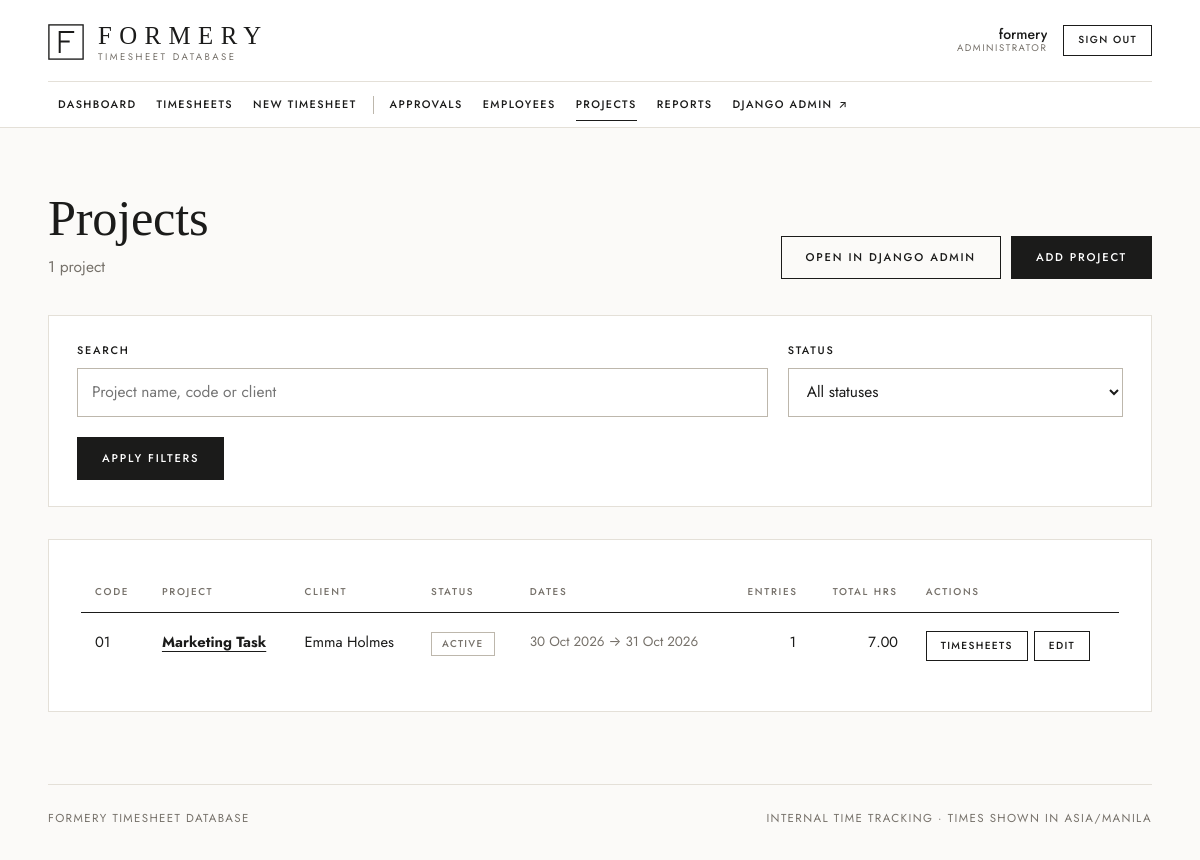
Page /projects/ (signed in) on the committed database.
### timesheets/models.py (models this page shows, shortened)
class Project(models.Model):
    class Status(models.TextChoices):
        ACTIVE = "active", "Active"
        ON_HOLD = "on_hold", "On hold"
        COMPLETED = "completed", "Completed"
        ARCHIVED = "archived", "Archived"
    name = models.CharField(max_length=150)
    code = models.CharField(max_length=30, unique=True)
    client_name = models.CharField(max_length=150, blank=True)
    description = models.TextField(blank=True)
    start_date = models.DateField(null=True, blank=True)
    end_date = models.DateField(null=True, blank=True)
    status = models.CharField(max_length=20, choices=Status.choices, default=Status.ACTIVE)
    created_at = models.DateTimeField(auto_now_add=True)
    class Meta:
        ordering = ["name"]
        indexes = [models.Index(fields=["status"])]
        constraints = [
            models.CheckConstraint(
                condition=Q(start_date__isnull=True)
                | Q(end_date__isnull=True)
                | Q(end_date__gte=F("start_date")),
                name="project_end_after_start",
            ),
        ]

### timesheets/views.py (the view)
# urls.py: path("projects/", views.project_list, name="project_list"),
@admin_required
def project_list(request):
    projects = Project.objects.annotate(
        entry_count=Count("entries"),
        total_hours=Sum(
            F("entries__regular_hours") + F("entries__overtime_hours"),
            output_field=DecimalField(max_digits=10, decimal_places=2),
        ),
    )
    q = (request.GET.get("q") or "").strip()
    status = request.GET.get("status", "")
    for token in q.split()[:5]:
        projects = projects.filter(
            Q(name__icontains=token) | Q(code__icontains=token) | Q(client_name__icontains=token)
        )
    if status in Project.Status.values:
        projects = projects.filter(status=status)
    else:
        status = ""
    page = _paginate(request, projects.order_by("name"))
    return render(request, "timesheets/project_list.html", {
        "page": page, "projects": page.object_list, "q": q, "status": status,
        "status_choices": Project.Status.choices, "filtered": bool(q or status),
    })

### timesheets/permissions.py (called while the page is built)
def is_admin(user):
    return bool(
        user is not None
        and user.is_authenticated
        and user.is_active
        and (user.is_staff or user.is_superuser)
    )

def admin_required(view_func):
    @wraps(view_func)
    def checked(request, *args, **kwargs):
        if not is_admin(request.user):
            raise PermissionDenied("Administrator access is required.")
        return view_func(request, *args, **kwargs)
    return login_required(checked)

### timesheets/templatetags/ts_extras.py (called while the page is built)
@register.filter
def hrs(value):
    if value is None or value == "":
        return "0.00"
    try:
        return f"{Decimal(value):,.2f}"
    except Exception:
        return str(value)

@register.filter
def person(user):
    if user is None:
        return "-"
    return user.get_full_name() or user.get_username()

### timesheets/views.py (called while the page is built)
def _paginate(request, queryset, per_page=None):
    paginator = Paginator(queryset, per_page or settings.PAGE_SIZE)
    return paginator.get_page(request.GET.get("page"))

### templates/timesheets/project_list.html (shortened to what this page needs)
{% extends "base.html" %}
{% load ts_extras %}
{% block page_title %}Projects{% endblock %}
{% block page_subtitle %}<p class="muted">{{ page.paginator.count }} project{{ page.paginator.count|pluralize }}</p>{% endblock %}
{% block page_actions %}
  <a class="btn btn-ghost" href="{% url 'admin:timesheets_project_changelist' %}">Open in Django Admin</a>
  <a class="btn btn-primary" href="{% url 'project_create' %}">Add project</a>
{% endblock %}
{% block content %}
<form method="get" class="card filters" role="search">
  <div class="filter-grid">
    <div class="field field-wide"><label for="q">Search</label><input type="text" id="q" name="q" value="{{ q }}" placeholder="Project name, code or client"></div>
    <div class="field"><label for="status">Status</label>
      <select id="status" name="status"><option value="">All statuses</option>
      {% for value, label in status_choices %}<option value="{{ value }}" {% if value == status %}selected{% endif %}>{{ label }}</option>{% endfor %}</select></div>
  </div>
  <div class="filter-actions">
    <button class="btn btn-primary" type="submit">Apply filters</button>
  </div>
</form>
<section class="card">
  {% if projects %}
  <div class="table-wrap">
    <table class="table">
      <thead><tr>
        <th>Code</th><th>Project</th><th>Client</th><th>Status</th><th>Dates</th>
        <th class="num">Entries</th><th class="num">Total hrs</th><th>Actions</th>
      </tr></thead>
      <tbody>
      {% for p in projects %}
      <tr>
        <td>{{ p.code }}</td>
        <td><a href="{% url 'project_edit' p.pk %}"><strong>{{ p.name }}</strong></a></td>
        <td>{{ p.client_name|default:"-" }}</td>
        <td><span class="badge badge-source">{{ p.get_status_display }}</span></td>
        <td class="muted small">{% if p.start_date %}{{ p.start_date|date:"j M Y" }}{% else %}-{% endif %} &rarr; {% if p.end_date %}{{ p.end_date|date:"j M Y" }}{% else %}open{% endif %}</td>
        <td class="num">{{ p.entry_count }}</td>
        <td class="num">{{ p.total_hours|hrs }}</td>
        <td class="row-actions">
          <a class="btn btn-ghost btn-sm" href="{% url 'timesheet_list' %}?project={{ p.pk }}">Timesheets</a>
          <a class="btn btn-ghost btn-sm" href="{% url 'project_edit' p.pk %}">Edit</a>
        </td>
      </tr>
      {% endfor %}
      </tbody>
    </table>
  </div>
  {% else %}
  <div class="empty"><p><strong>No projects match.</strong></p>
    {% if filtered %}<a class="btn btn-ghost" href="{% url 'project_list' %}">Clear filters</a>{% else %}<a class="btn btn-primary" href="{% url 'project_create' %}">Add the first project</a>{% endif %}</div>
  {% endif %}
</section>
{% endblock %}

### templates/base.html (shortened to what this page needs)
{% load static ts_extras %}<!DOCTYPE html>
<html lang="en">
<head>
  <link rel="stylesheet" href="{% static 'css/app.css' %}">
</head>
<body class="{% if user.is_authenticated %}app{% else %}public{% endif %}">
{% if user.is_authenticated %}
<header class="site-header">
  <div class="site-header-inner">
    <a class="brand" href="{% url 'dashboard' %}" aria-label="{{ app_name }} home">{% include "partials/_brand.html" %}</a>
    <div class="nav-panel" id="nav-panel">
      <nav class="nav" aria-label="Primary">
        <a href="{% url 'dashboard' %}" class="{% if nav_section == 'dashboard' %}active{% endif %}">Dashboard</a>
        <a href="{% url 'timesheet_list' %}" class="{% if nav_section == 'timesheets' %}active{% endif %}">{% if is_admin_user %}Timesheets{% else %}My timesheets{% endif %}</a>
        <a href="{% url 'timesheet_create' %}" class="{% if nav_section == 'create' %}active{% endif %}">New timesheet</a>
        {% if is_admin_user %}
        <a href="{% url 'timesheet_list' %}?status=submitted" class="{% if nav_section == 'approvals' %}active{% endif %}">Approvals{% if pending_count %}<span class="nav-count">{{ pending_count }}</span>{% endif %}</a>
        <a href="{% url 'employee_list' %}" class="{% if nav_section == 'employees' %}active{% endif %}">Employees</a>
        <a href="{% url 'project_list' %}" class="{% if nav_section == 'projects' %}active{% endif %}">Projects</a>
        <a href="{% url 'reports' %}" class="{% if nav_section == 'reports' %}active{% endif %}">Reports</a>
        <a href="{% url 'admin:index' %}">Django Admin<span aria-hidden="true"> &#8599;</span></a>
        {% endif %}
      </nav>
      <div class="header-user">
        <span class="user-meta">
          <strong>{{ user|person }}</strong>
          <small>{% if is_admin_user %}Administrator{% else %}Employee{% endif %}</small>
        </span>
        <form method="post" action="{% url 'logout' %}">
          <button type="submit" class="btn btn-ghost btn-sm">Sign out</button>
        </form>
      </div>
    </div>
  </div>
</header>
<div class="main-col">
  <div class="topbar">
    <div class="page-heading">
      <h1>{% block page_title %}{% endblock %}</h1>
      {% block page_subtitle %}{% endblock %}
    </div>
    <div class="page-actions">{% block page_actions %}{% endblock %}</div>
  </div>
{% else %}
<div class="public-wrap{% block public_class %}{% endblock %}">
  {% block public_media %}{% endblock %}
  <div class="public-shell">
    <a class="brand brand-public" href="{% url 'login' %}">{% include "partials/_brand.html" %}</a>
{% endif %}
    <main id="main" class="content">
      {% block content %}{% endblock %}
    </main>
{% if user.is_authenticated %}
  <footer class="footer">
    <span>{{ app_name }}</span>
    <span>Internal time tracking &middot; times shown in {{ time_zone }}</span>
  </footer>
</div>
{% else %}
    <p class="public-footer">{{ app_name }} &middot; authorised users only</p>
  </div>
</div>
{% endif %}
</body>
</html>

### rows in the picture
Project: code "01", name "Marketing Task", client_name "Emma Holmes", status "ACTIVE", start_date "30 Oct 2026", end_date "31 Oct 2026", entry_count "1", total_hours|hrs "7.00"

### other values in the picture
{{ user|person }} "formery"
{{ page.paginator.count }} "1"
{{ app_name }} "FORMERY TIMESHEET DATABASE"
{{ time_zone }} "ASIA/MANILA"
